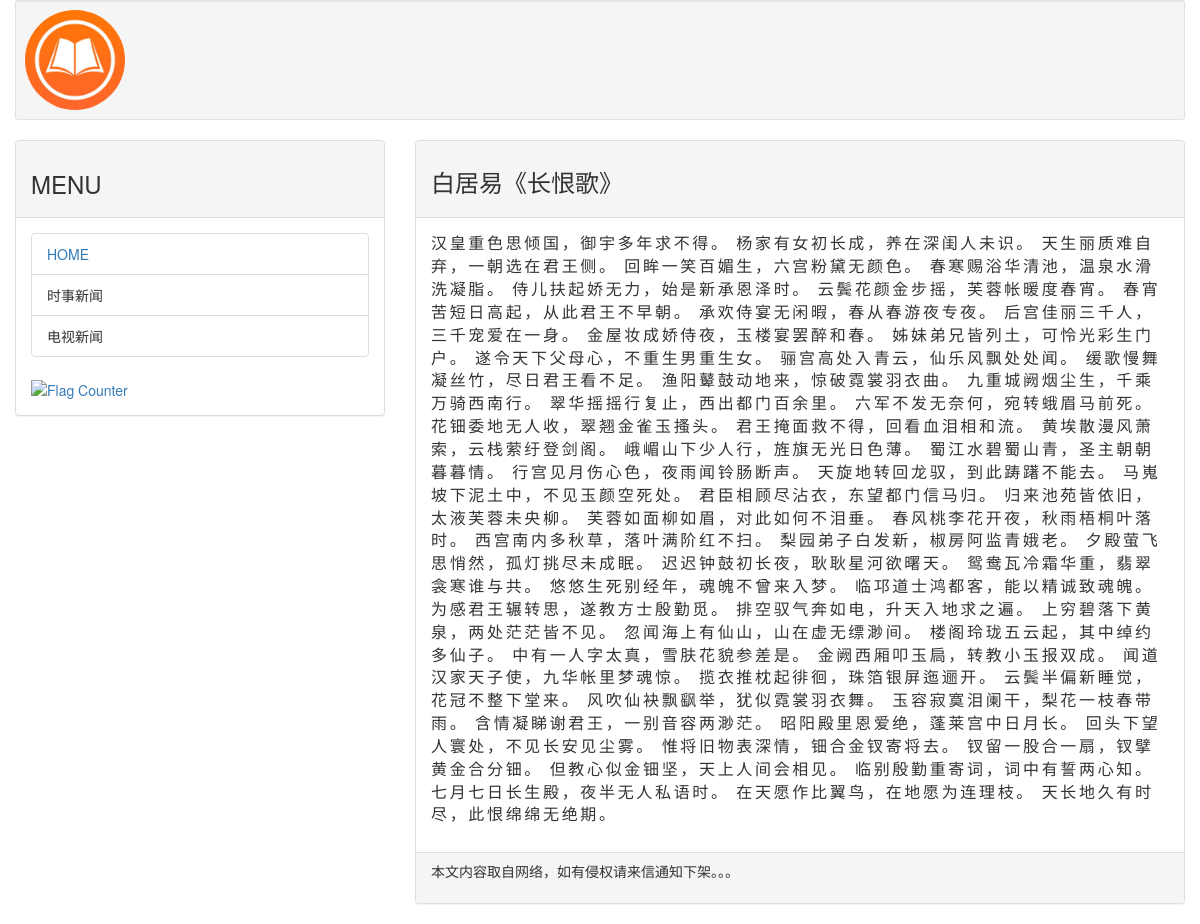
/post/baijuyi01, run on the app's committed database.
### mainsite/models.py (models this page shows, shortened)
class Post(models.Model):
    title = models.CharField(max_length=200)
    slug = models.CharField(max_length=200)
    body = models.TextField()
    pub_date = models.DateTimeField(default=timezone.now)
    class Meta:
        ordering = ('-pub_date', )

### mainsite/views.py (the view)
# urls.py: path('post/<slug:slug>', showpost)
def showpost(request, slug):
    try:
        post = Post.objects.get(slug = slug)
        if post != None:
            return render(request, 'post.html', locals())
    except:
        return redirect('/')

### templates/post.html (shortened to what this page needs)
<!DOCTYPE html>
{% extends 'base.html' %}
{% block headmessage %}
    <h3 style="font-family: 微软雅黑;">{{ post.title }}</h3>
{% endblock %}
{% block content %}
    <p style="font-family: 微软雅黑;font-size: 12pt;letter-spacing: 2pt">{{ post.body }}</p>
{% endblock %}

### data on the page
Post: title "白居易《长恨歌》", body "汉皇重色思倾国，御宇多年求不得。 杨家有女初长成，养在深闺人未识。 天生丽质难自弃，一朝选在君王侧。 回眸一笑百媚生，六宫粉黛无颜色。 春寒赐浴华清池，温泉水滑洗凝脂。 侍儿扶起娇无力，始是新承恩泽时。 云鬓花颜金步摇，芙蓉帐暖度春宵。 春宵苦短日高起，从此君王不早朝。 承欢侍宴无闲暇，春从春游夜专夜。 后宫佳丽三千人，三千宠爱在一身。 金屋妆成娇侍夜，玉楼宴罢醉和春。 姊妹弟兄皆列土，可怜光彩生门户。 遂令天下父母心，不重生男重生女。 骊宫高处入青云，仙乐风飘处处闻。 缓歌慢舞凝丝竹，尽日君王看不足。 渔阳鼙鼓动地来，惊破霓裳羽衣曲。 九重城阙烟尘生，千乘万骑西南行。 翠华摇摇行复止，西出都门百余里。 六军不发无奈何，宛转蛾眉马前死。 花钿委地无人收，翠翘金雀玉搔头。 君王掩面救不得，回看血泪相和流。 黄埃散漫风萧索，云栈萦纡登剑阁。 峨嵋山下少人行，旌旗无光日色薄。 蜀江水碧蜀山青，圣主朝朝暮暮情。 行宫见月伤心色，夜雨闻铃肠断声。 天旋地转回龙驭，到此踌躇不能去。 马嵬坡下泥土中，不见玉颜空死处。 君臣相顾尽沾衣，东望都门信马归。 归来池苑皆依旧，太液芙蓉未央柳。 芙蓉如面柳如眉，对此如何不泪垂。 春风桃李花开夜，秋雨梧桐叶落时。 西宫南内多秋草，落叶满阶红不扫。 梨园弟子白发新，椒房阿监青娥老。 夕殿萤飞思悄然，孤灯挑尽未成眠。 迟迟钟鼓初长夜，耿耿星河欲曙天。 鸳鸯瓦冷霜华重，翡翠衾寒谁与共。 悠悠生死别经年，魂魄不曾来入梦。 临邛道士鸿都客，能以精诚致魂魄。 为感君王辗转思，遂教方士殷勤觅。 排空驭气奔如电，升天入地求之遍。 上穷碧落下黄泉，两处茫茫皆不见。…"
